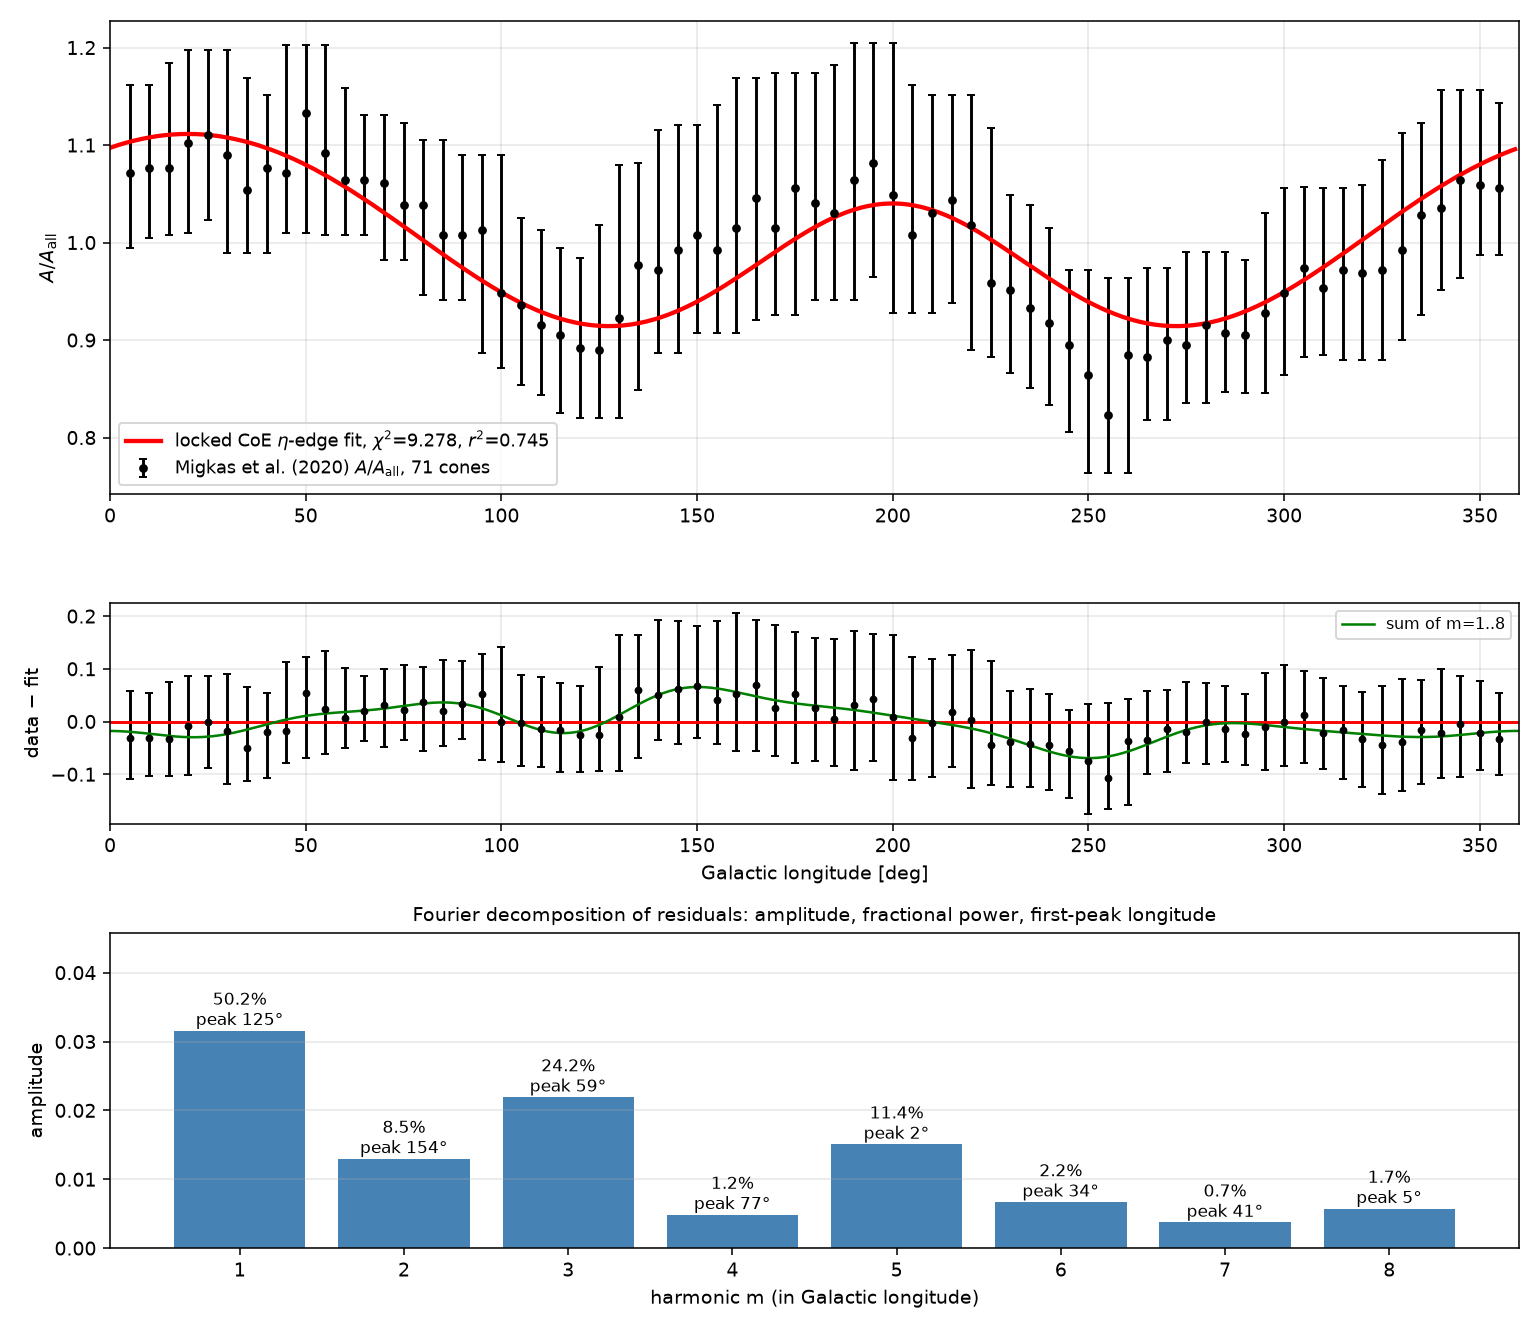

Recreate this plot in Python.
# A/A_all data + locked CoE eta-edge fit, residuals, and Fourier decomposition of the residuals in l.
# Same data and model files as Fig04_amp_full.py.
import os,json,numpy as np,matplotlib;matplotlib.use('Agg');import matplotlib.pyplot as plt
H=os.path.dirname(os.path.abspath(__file__))
d=np.genfromtxt('/workspace/cosmology/migkas/fig6_digitized.csv',delimiter=',',names=True);l,y=d['l_deg'],d['A_over_Aall'];el,eh=d['A_err_low'],d['A_err_high'];s=0.5*(el+eh)
c=np.loadtxt('/workspace/cosmology-course/notes/catwise-eta-migkas-fit-d14.3.csv',delimiter=',',skiprows=1)
m=np.interp(l,c[:,0],c[:,1],period=360);r=y-m
chi2=float(np.sum(r**2/s**2));r2=float(1-np.sum(r**2)/np.sum((y-y.mean())**2))
# least-squares harmonic fit (points are 5 deg apart but not necessarily full-circle uniform)
M=8;L=np.radians(l);cols=[np.ones_like(L)]
for k in range(1,M+1):cols+=[np.cos(k*L),np.sin(k*L)]
X=np.stack(cols,1);coef=np.linalg.lstsq(X,r,rcond=None)[0]
a=coef[1::2];b=coef[2::2];amp=np.hypot(a,b);ph=np.degrees(np.arctan2(b,a))%360  # r ~ amp*cos(k(l-ph/k))
pw=amp**2/2;frac=pw/np.sum(pw);peak=(ph/np.arange(1,M+1))%(360/np.arange(1,M+1))
fig,ax=plt.subplots(3,1,figsize=(11,9.5),gridspec_kw=dict(height_ratios=[3,1.4,2]))
ax[0].errorbar(l,y,[el,eh],fmt='ko',ms=3.5,capsize=2,label='Migkas et al. (2020) $A/A_{\\rm all}$, 71 cones')
ax[0].plot(c[:,0],c[:,1],'r',lw=2.2,label=f'locked CoE $\\eta$-edge fit, $\\chi^2$={chi2:.3f}, $r^2$={r2:.3f}')
ax[0].set_ylabel('$A/A_{\\rm all}$');ax[0].legend(fontsize=9);ax[0].grid(alpha=.3);ax[0].set_xlim(0,360)
ax[1].errorbar(l,r,[el,eh],fmt='ko',ms=3,capsize=2);ax[1].axhline(0,color='r')
lf=np.linspace(0,360,721);ax[1].plot(lf,np.stack([np.ones_like(lf)]+sum([[np.cos(k*np.radians(lf)),np.sin(k*np.radians(lf))] for k in range(1,M+1)],[]),1)@coef,'g',lw=1.3,label=f'sum of m=1..{M}')
ax[1].set_ylabel('data − fit');ax[1].set_xlabel('Galactic longitude [deg]');ax[1].set_xlim(0,360);ax[1].grid(alpha=.3);ax[1].legend(fontsize=8)
k=np.arange(1,M+1);ax[2].bar(k,amp,color='steelblue')
for i in range(M):ax[2].text(k[i],amp[i],f'{100*frac[i]:.1f}%\npeak {peak[i]:.0f}°',ha='center',va='bottom',fontsize=8.5)
ax[2].set_xlabel('harmonic m (in Galactic longitude)');ax[2].set_ylabel('amplitude');ax[2].set_xticks(k);ax[2].set_ylim(0,amp.max()*1.45);ax[2].grid(alpha=.3,axis='y')
ax[2].set_title('Fourier decomposition of residuals: amplitude, fractional power, first-peak longitude',fontsize=10)
fig.tight_layout();fig.savefig(H+'/A_fit_residual_fourier.png',dpi=140,facecolor='white')
out=dict(chi2=chi2,r2=r2,offset=float(coef[0]),modes=[dict(m=int(k[i]),amp=float(amp[i]),phase_deg=float(ph[i]),first_peak_l=float(peak[i]),frac_power=float(frac[i])) for i in range(M)])
json.dump(out,open(H+'/A_fit_residual_fourier.json','w'),indent=1);print(json.dumps(out,indent=0))
